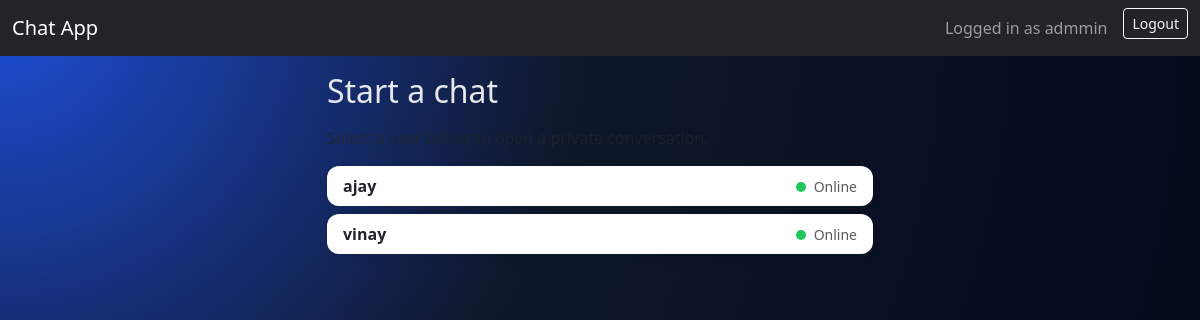
The page /chat/ (signed in) on the database its author committed.
### accounts/models.py (models this page shows, shortened)
class User(AbstractUser):
    email = models.EmailField(unique=True)
    is_online = models.BooleanField(default=False)
    last_seen = models.DateTimeField(default=timezone.now)

### chat/views.py (the view)
# urls.py: path("", views.user_list, name="user_list"),
@login_required
def user_list(request):
    users = User.objects.exclude(id=request.user.id).order_by("-is_online", "username")
    unread_counts = (
        Message.objects.filter(receiver=request.user, is_read=False)
        .values("sender_id")
        .annotate(total=Count("id"))
    )
    unread_map = {row["sender_id"]: row["total"] for row in unread_counts}
    return render(
        request,
        "user_list.html",
        {
            "users": users,
            "unread_map": unread_map,
        },
    )

### chat/templatetags/dict_extras.py (called while the page is built)
@register.filter
def get_item(mapping, key):
    if not isinstance(mapping, dict):
        return None
    return mapping.get(key)

### templates/user_list.html (shortened to what this page needs)
{% extends "base.html" %}
{% load static %}
{% load dict_extras %}
{% block content %}
<div class="row justify-content-center">
    <div class="col-md-8 col-lg-6">
        <h2 class="mb-3">Start a chat</h2>
        <p class="text-muted mb-3">Select a user below to open a private conversation.</p>
        <div class="list-group">
            {% for u in users %}
                <a href="{% url 'chat:chat' u.username %}"
                   class="list-group-item list-group-item-action d-flex justify-content-between align-items-center user-list-item">
                    <div class="fw-semibold">{{ u.username }}</div>
                    <div class="d-flex align-items-center gap-2">
                        <span class="text-muted small">
                            <span class="status-dot {% if u.is_online %}online{% else %}offline{% endif %}"></span>
                            {% if u.is_online %}Online{% else %}Offline{% endif %}
                        </span>
                    </div>
                </a>
            {% empty %}
                <p class="text-muted">No other users yet. Create another account to start chatting.</p>
            {% endfor %}
        </div>
    </div>
</div>
{% endblock %}

### templates/base.html (shortened to what this page needs)
<!DOCTYPE html>
{% load static %}
<html lang="en">
<head>
    <link href="https://cdn.jsdelivr.net/npm/bootstrap@5.3.3/dist/css/bootstrap.min.css" rel="stylesheet">
    <link rel="stylesheet" href="{% static 'css/style.css' %}">
</head>
<body class="app-body">
<nav class="navbar navbar-expand-lg navbar-dark bg-dark mb-3">
    <div class="container-fluid">
        <a class="navbar-brand" href="{% url 'chat:user_list' %}">Chat App</a>
        <div class="d-flex">
            {% if user.is_authenticated %}
                <span class="navbar-text me-3">Logged in as {{ user.username }}</span>
                <form method="post" action="{% url 'accounts:logout' %}" class="d-inline">
                    <button type="submit" class="btn btn-outline-light btn-sm">Logout</button>
                </form>
            {% else %}
                <a class="btn btn-outline-light btn-sm me-2" href="{% url 'accounts:login' %}">Login</a>
                <a class="btn btn-outline-light btn-sm" href="{% url 'accounts:register' %}">Register</a>
            {% endif %}
        </div>
    </div>
</nav>
<div class="container app-main-container">
    {% block content %}{% endblock %}
</div>
</body>
</html>

### static/css/style.css (style rules this page uses)
.app-body { min-height: 100vh; background: radial-gradient(circle at top left, #1d4ed8 0, #0f172a 40%, #020617 100%); color: #e5e7eb; }
.app-main-container { padding-bottom: 40px; }
.status-dot { display: inline-block; width: 10px; height: 10px; border-radius: 50%; margin-right: 4px; }
.status-dot.online { background-color: #22c55e; }
.user-list-item { border: none !important; border-radius: 0.75rem !important; margin-bottom: 8px; box-shadow: 0 4px 10px rgba(15, 23, 42, 0.08); }

### rows shown on the page
User: username "admmin"
User: username "ajay", is_online True (drawn)
User: username "vinay", is_online True (drawn)
